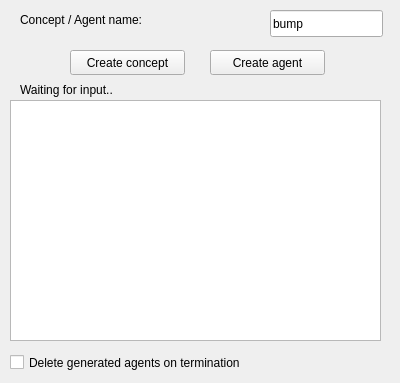
<?xml version="1.0" encoding="UTF-8"?>
<ui version="4.0">
 <class>agent_generator</class>
 <widget class="QWidget" name="agent_generator">
  <property name="geometry">
   <rect>
    <x>0</x>
    <y>0</y>
    <width>400</width>
    <height>383</height>
   </rect>
  </property>
  <property name="windowTitle">
   <string>Form</string>
  </property>
  <widget class="QPushButton" name="create_agent_button">
   <property name="geometry">
    <rect>
     <x>210</x>
     <y>50</y>
     <width>115</width>
     <height>25</height>
    </rect>
   </property>
   <property name="minimumSize">
    <size>
     <width>115</width>
     <height>25</height>
    </size>
   </property>
   <property name="text">
    <string>Create agent</string>
   </property>
  </widget>
  <widget class="QLineEdit" name="agent_name_text">
   <property name="geometry">
    <rect>
     <x>270</x>
     <y>10</y>
     <width>113</width>
     <height>27</height>
    </rect>
   </property>
   <property name="text">
    <string>bump</string>
   </property>
  </widget>
  <widget class="QLabel" name="agent_name_label">
   <property name="geometry">
    <rect>
     <x>20</x>
     <y>10</y>
     <width>191</width>
     <height>19</height>
    </rect>
   </property>
   <property name="text">
    <string>Concept / Agent name:</string>
   </property>
  </widget>
  <widget class="QPlainTextEdit" name="agent_output">
   <property name="geometry">
    <rect>
     <x>10</x>
     <y>100</y>
     <width>371</width>
     <height>241</height>
    </rect>
   </property>
   <property name="readOnly">
    <bool>true</bool>
   </property>
  </widget>
  <widget class="QLabel" name="agent_status_label">
   <property name="geometry">
    <rect>
     <x>20</x>
     <y>80</y>
     <width>350</width>
     <height>19</height>
    </rect>
   </property>
   <property name="minimumSize">
    <size>
     <width>350</width>
     <height>0</height>
    </size>
   </property>
   <property name="text">
    <string>Waiting for input..</string>
   </property>
  </widget>
  <widget class="QCheckBox" name="delete_agents_check_box">
   <property name="geometry">
    <rect>
     <x>10</x>
     <y>350</y>
     <width>350</width>
     <height>25</height>
    </rect>
   </property>
   <property name="minimumSize">
    <size>
     <width>350</width>
     <height>0</height>
    </size>
   </property>
   <property name="text">
    <string>Delete generated agents on termination</string>
   </property>
  </widget>
  <widget class="QPushButton" name="create_concept_button">
   <property name="geometry">
    <rect>
     <x>70</x>
     <y>50</y>
     <width>115</width>
     <height>25</height>
    </rect>
   </property>
   <property name="minimumSize">
    <size>
     <width>115</width>
     <height>25</height>
    </size>
   </property>
   <property name="text">
    <string>Create concept</string>
   </property>
  </widget>
 </widget>
 <resources/>
 <connections/>
</ui>
